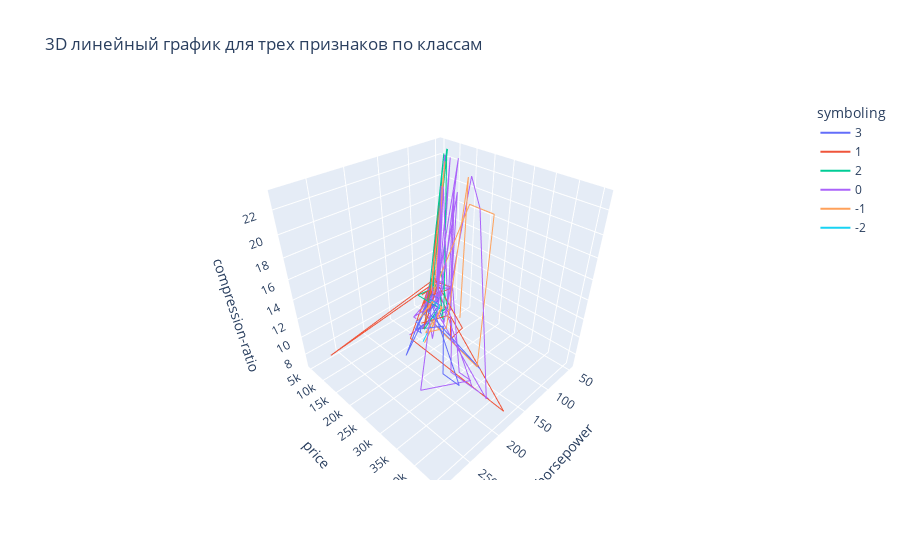

Here is the notebook cell this chart was saved with:
### Markdown cell above
### task 9
____

### Code cell
features = data.columns[:3]

fig = px.line_3d(
    data,
    x=features[0],
    y=features[1],
    z=features[2],
    color="symboling",
    title="3D линейный график для трех признаков по классам"
)

fig.show()
